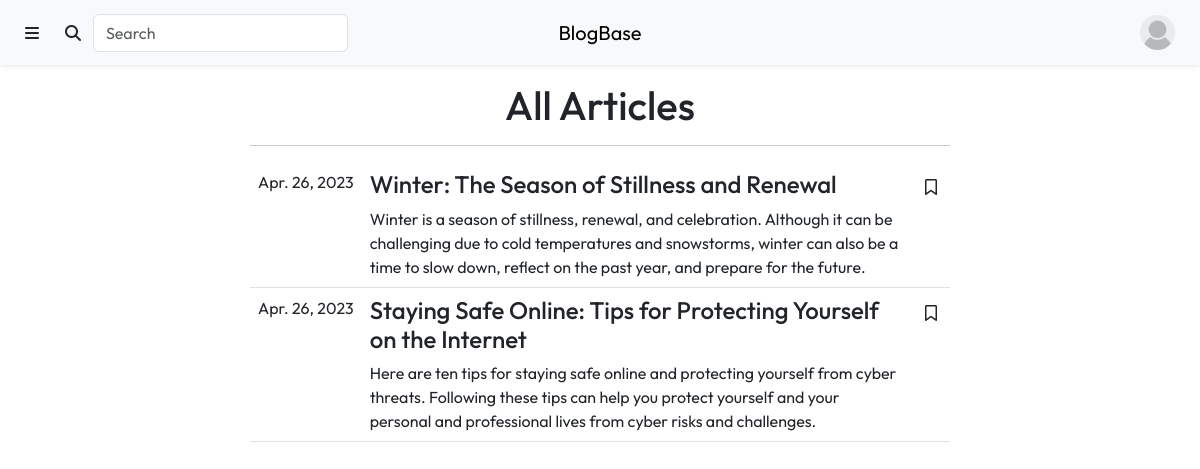
Page /content/index.php (signed in) on the earlier database version.
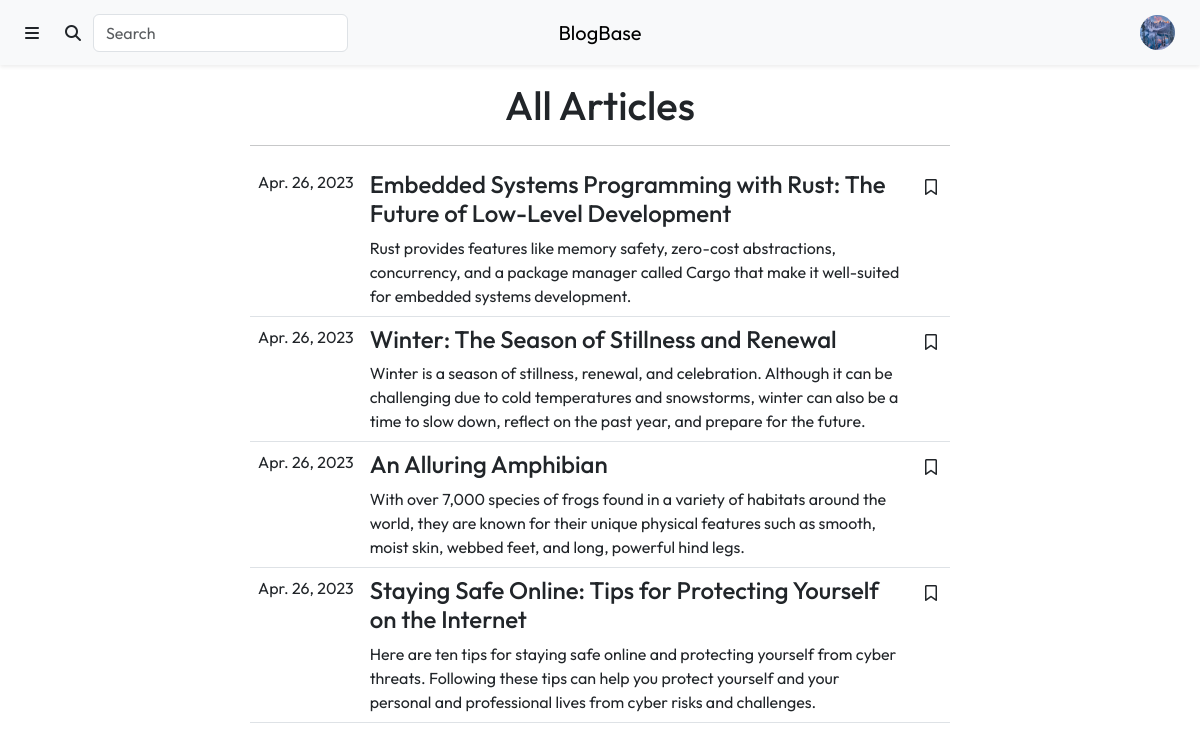
Same page on the later database version.
### tables this page shows
CREATE TABLE `Users` (
  `user_id` int(11) NOT NULL,
  `profile_picture` varchar(255) NOT NULL DEFAULT 'anonymous.jpg',
  `username` varchar(50) NOT NULL,
  `first_name` varchar(50) NOT NULL,
  `last_name` varchar(50) NOT NULL,
  `email` varchar(50) NOT NULL,
  `password` varchar(255) NOT NULL,
  `biography` varchar(255) DEFAULT NULL,
  `approved` tinyint(1) NOT NULL DEFAULT 0,
  `reader` tinyint(1) NOT NULL DEFAULT 1,
  `writer` tinyint(1) NOT NULL DEFAULT 0,
  `designer` tinyint(1) NOT NULL DEFAULT 0,
  `advertiser` tinyint(1) NOT NULL DEFAULT 0,
  `admin` tinyint(1) NOT NULL DEFAULT 0
);

CREATE TABLE `Articles` (
  `article_id` int(11) NOT NULL,
  `author_id` int(11) NOT NULL,
  `title` varchar(225) NOT NULL,
  `description` tinytext DEFAULT NULL,
  `lead_image` varchar(255) DEFAULT NULL,
  `content` longblob DEFAULT NULL,
  `submitted` tinyint(1) NOT NULL DEFAULT 0,
  `submit_date` date NOT NULL DEFAULT current_timestamp(),
  `approved` tinyint(1) NOT NULL DEFAULT 0,
  `click_number` int(11) NOT NULL DEFAULT 0
);

### include/user_info.inc.php (called while the page is built, shortened)
<?php
if (isset($_SESSION['username'])) {
    $user_query = "SELECT *
                   FROM Users
                   WHERE username = '" . $_SESSION['username'] . "';";
    $user_result = mysqli_query($con, $user_query);
    $user_info = $user_result->fetch_assoc();
}
?>

### content/index.php (the view, shortened to what the changed rows need)
<?php
require_once "../include/connect.inc.php";
include_once "../include/user_info.inc.php";
$approved_articles_query = "SELECT UNIX_TIMESTAMP(submit_date) as submit_date, title, article_id, description
                            FROM Articles
                            WHERE approved = true
                            ORDER BY submit_date DESC";
$approved_articles_result = mysqli_query($con, $approved_articles_query);
?>
<!DOCTYPE html>
<html lang="en">
    <head>
        <link rel="stylesheet" href="https://cdn.jsdelivr.net/npm/bootstrap@5.3.0-alpha1/dist/css/bootstrap.min.css">
        <link rel="stylesheet" href="https://cdnjs.cloudflare.com/ajax/libs/font-awesome/6.2.1/css/all.min.css">
        <link rel="stylesheet" href="./css/styles.css">
    </head>
    <body>
        <div class="header">
            <?php include "./views/header.php" ?>
            <?php include "./views/sidebar.php" ?>
        <div class="mt-3 text-center">
            <h1>All Articles</h1>
        </div>
        <div class="col-10 col-lg-7 mx-auto mt-3">
            <table class="table text-start">
                <tbody>
                    <?php while ($current_row = $approved_articles_result->fetch_assoc()) { ?>
                        <tr>
                            <td class="text-nowrap">
                                <?php echo date("M. d, Y", $current_row['submit_date']) ?>
                            </td>
                            <td>
                                <h4>
                                    <a class="text-reset text-decoration-none" href="./article.php?id=<?php echo $current_row['article_id'] ?>">
                                        <?php echo $current_row['title'] ?>
                                    </a>
                                </h4>
                                <?php echo $current_row['description'] ?>
                            </td>
                            <td>
                            <?php
                            if (isset($_SESSION['user_info'])) {
                                $saved_query = "SELECT article_id, user_id
                                                FROM SavedArticles
                                                WHERE user_id = '" . $user_info['user_id'] . "' AND article_id = '" . $current_row['article_id'] . "';";
                                $saved_result = mysqli_query($con, $saved_query); ?>
                                <button onclick="change_bookmark_icon(<?php echo $current_row['article_id'] ?>)" id="bookmark-<?php echo $current_row['article_id'] ?>" class="btn p-1">
                                <?php if ($saved_result->num_rows == 1) { ?>
                                    <span id="bookmark-icon-<?php echo $current_row['article_id'] ?>" class="fa-solid fa-bookmark">
                                <?php } else { ?>
                                    <span id="bookmark-icon-<?php echo $current_row['article_id'] ?>" class="fa-regular fa-bookmark">
                                <?php } ?>
                                </button>
                            <?php } else { ?>
                                <a href="./login.php" id="bookmark" class="btn p-1">
                                    <span id="bookmark-icon" class="fa-regular fa-bookmark">
                                </a>
                            <?php } ?>
                            </td>
                        </tr>
                    <?php } ?>
                </tbody>
            </table>
        </div>
    </body>
</html>

### content/views/header.php (shortened to what the changed rows need)
<?php include_once "../include/user_info.inc.php"; ?>
<nav class="navbar navbar-expand bg-light shadow-sm">
     <div class="container-fluid">
        <div class="navbar ms-auto order-2 col-4 py-0">
            <ul class="navbar-nav ms-auto">
                <?php if (isset($user_info['username'])) { ?>
                    <li class="nav-item">
                        <div class="dropdown">
                            <button class="btn" type="button" data-bs-toggle="dropdown" aria-expanded="false">
                                <img src="./uploads/profile_pictures/<?php echo $user_info['profile_picture']; ?>" class="rounded-circle" style="width:35px; height:35px;">
                            </button>
                        </li>
                    </div>
            <?php } ?>
        </div>
    </div>

Differences in the rows shown:
changed users: profile_picture: picture added in place of a placeholder
now on this page (row edited): articles: submit_date "Apr. 26, 2023", title "Embedded Systems Programming with Rust: The Future of Low-Level Development", description "Rust provides features like memory safety, zero-cost abstractions, concurrency, and a package manager called Cargo that make it well-suited for embedded systems development."
now on this page (row edited): articles: submit_date "Apr. 26, 2023", title "An Alluring Amphibian", description "With over 7,000 species of frogs found in a variety of habitats around the world, they are known for their unique physical features such as smooth, moist skin, webbed feet, and long, powerful hind legs."
